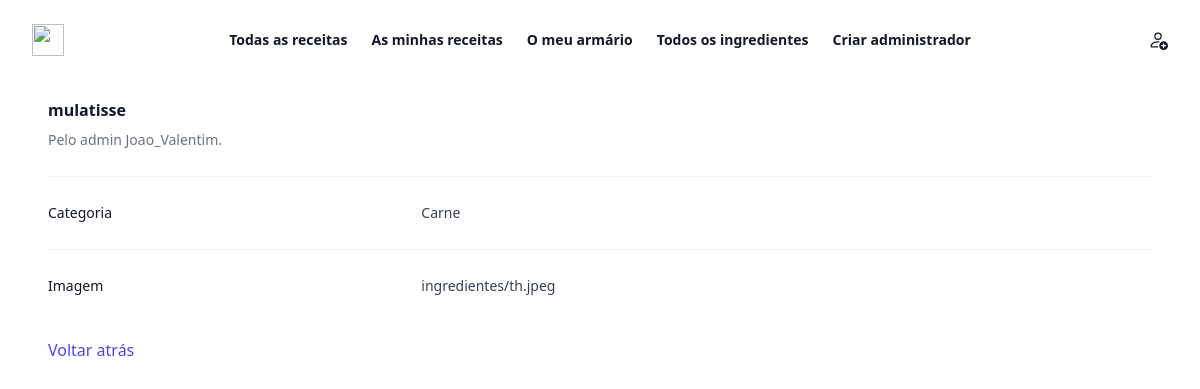
Page /principal/ingredientes/7 on the committed database.
### principal/models.py (models this page shows)
class Ingrediente(models.Model):
    ingrediente_id = models.AutoField(primary_key=True)
    ingrediente_nome = models.CharField(max_length=30)
    ingrediente_categoria = models.ForeignKey('Categoria', on_delete=models.CASCADE, related_name='ingredientes')
    ingrediente_user = models.ForeignKey('User', on_delete=models.SET_NULL, null=True)  # only admin
    ingrediente_imagem = models.FileField(upload_to='ingredientes/', blank=True, null=True)

class User(models.Model):
    user_id = models.AutoField(primary_key=True)
    user_nome_utilizador = models.CharField(max_length=30)
    user_email = models.EmailField()
    user_telefone = models.CharField(max_length=9)
    user_password = models.CharField(max_length=40)
    user_ativo = models.BooleanField(default=False) #ver se vale a pena ter ou se apagamos
    user_criador = models.ForeignKey('self', on_delete=models.SET_NULL, null=True, blank=True) #confirmar se posso meter null=false e depois
    user_acesso = models.IntegerField(default=1) #default = chefe

class Categoria(models.Model):
    categoria_id = models.AutoField(primary_key=True)
    categoria_nome = models.CharField(max_length=30)
    categoria_medida=models.ForeignKey(Medidas, on_delete=models.CASCADE, related_name='categorias')

### principal/views.py (the view)
# urls.py: path('ingredientes/<int:ingrediente_id>', views.ingredientes_detalhe, name='ingredientes_detalhe'),
def ingredientes_detalhe(request, ingrediente_id):
    ingrediente = get_object_or_404(Ingrediente, pk=ingrediente_id)
    return render(request, 'views/ingredientes/ingredientes_detalhe.html', {'ingrediente': ingrediente})

### principal/templates/views/ingredientes/ingredientes_detalhe.html
{% extends "../static/header_admin.html" %}
{% block content %}
<div class="px-12 py-4">
  <div class="px-4 sm:px-0">
    <h3 class="text-base font-semibold leading-7 text-gray-900">{{ ingrediente.ingrediente_nome }}</h3>
    <p class="mt-1 max-w-2xl text-sm leading-6 text-gray-500">Pelo admin {{ ingrediente.ingrediente_user.user_nome_utilizador }}.</p>
  </div>
  <div class="mt-6 border-t border-gray-100">
    <dl class="divide-y divide-gray-100">
      <div class="px-4 py-6 sm:grid sm:grid-cols-3 sm:gap-4 sm:px-0">
        <dt class="text-sm font-medium leading-6 text-gray-900">Categoria</dt>
        <dd class="mt-1 text-sm leading-6 text-gray-700 sm:col-span-2 sm:mt-0">{{ ingrediente.ingrediente_categoria.categoria_nome }}</dd>
      </div>
      <div class="px-4 py-6 sm:grid sm:grid-cols-3 sm:gap-4 sm:px-0">
        <dt class="text-sm font-medium leading-6 text-gray-900">Imagem</dt>
        <dd class="mt-1 text-sm leading-6 text-gray-700 sm:col-span-2 sm:mt-0">{{ ingrediente.ingrediente_imagem }}</dd>
      </div>
    </dl>
  </div>
</div>
<a href="{% url 'principal:ingredientes'%}" class="font-medium text-indigo-600 hover:text-indigo-500 px-12 py-4">
    Voltar atrás
</a>
{% endblock %}

### rows in the picture
Ingrediente: ingrediente_nome "mulatisse", ingrediente_user.user_nome_utilizador "Joao_Valentim", ingrediente_categoria.categoria_nome "Carne", ingrediente_imagem "ingredientes/th.jpeg"
